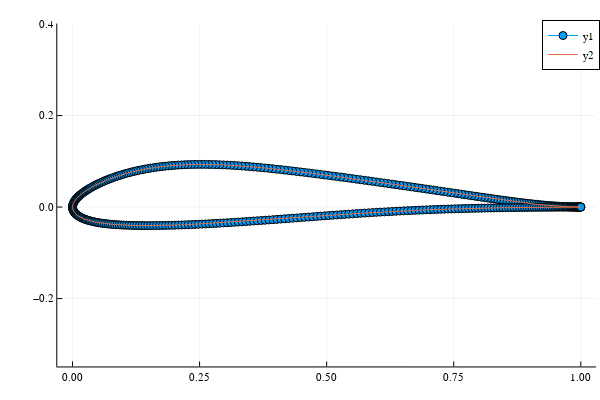

The notebook cell this image was saved under:
### Code cell
plot(airfoil[:,1], airfoil[:,2], markershape = :circle, aspect_ratio = :equal)
plot!(first.([ panel.start for panel in panels ]), last.([ panel.start for panel in panels ]), aspect_ratio = :equal)

### Figure 1 — Plotly figure (JSON) as saved in the notebook; plotly's stock layout.template omitted (floating-point values rounded to 4 significant figures; data arrays with more than 128 entries replaced by an {"elided": "..."} marker saying what was removed)
{"data": [{"colorbar": {"title": ""}, "legendgroup": "y1", "line": {"color": "rgba(0, 154, 250, 1.000)", "dash": "solid", "shape": "linear", "width": 1}, "marker": {"color": "rgba(0, 154, 250, 1.000)", "line": {"color": "rgba(0, 0, 0, 1.000)", "width": 1}, "size": 8, "symbol": "circle"}, "mode": "lines+markers", "name": "y1", "showlegend": true, "type": "scatter", "x": {"elided": "399 float values"}, "xaxis": "x", "y": {"elided": "399 float values"}, "yaxis": "y", "zmax": null, "zmin": null}, {"colorbar": {"title": ""}, "legendgroup": "y2", "line": {"color": "rgba(227, 111, 71, 1.000)", "dash": "solid", "shape": "linear", "width": 1}, "mode": "lines", "name": "y2", "showlegend": true, "type": "scatter", "x": {"elided": "398 float values"}, "xaxis": "x", "y": {"elided": "398 float values"}, "yaxis": "y", "zmax": null, "zmin": null}], "layout": {"annotations": [], "height": 400, "legend": {"bgcolor": "rgba(255, 255, 255, 1.000)", "bordercolor": "rgba(0, 0, 0, 1.000)", "borderwidth": 1, "font": {"color": "rgba(0, 0, 0, 1.000)", "family": "sans-serif", "size": 11}, "tracegroupgap": 0, "traceorder": "normal", "x": 1, "xanchor": "auto", "y": 1, "yanchor": "auto"}, "margin": {"b": 20, "l": 0, "r": 0, "t": 20}, "paper_bgcolor": "rgba(255, 255, 255, 1.000)", "plot_bgcolor": "rgba(255, 255, 255, 1.000)", "showlegend": true, "width": 600, "xaxis": {"anchor": "y", "domain": [0.09545, 0.9934], "gridcolor": "rgba(0, 0, 0, 0.100)", "gridwidth": 0.5, "linecolor": "rgba(0, 0, 0, 1.000)", "mirror": false, "range": [-0.03, 1.03], "showgrid": true, "showline": true, "showticklabels": true, "tickangle": 0, "tickcolor": "rgb(0, 0, 0)", "tickfont": {"color": "rgba(0, 0, 0, 1.000)", "family": "sans-serif", "size": 11}, "tickmode": "array", "ticks": "inside", "ticktext": ["0.00", "0.25", "0.50", "0.75", "1.00"], "tickvals": [0, 0.25, 0.5, 0.75, 1], "title": "", "titlefont": {"color": "rgba(0, 0, 0, 1.000)", "family": "sans-serif", "size": 15}, "type": "-", "visible": true, "zeroline": false, "zerolinecolor": "rgba(0, 0, 0, 1.000)"}, "yaxis": {"anchor": "x", "domain": [0.03762, 0.9902], "gridcolor": "rgba(0, 0, 0, 0.100)", "gridwidth": 0.5, "linecolor": "rgba(0, 0, 0, 1.000)", "mirror": false, "range": [-0.3484, 0.4012], "showgrid": true, "showline": true, "showticklabels": true, "tickangle": 0, "tickcolor": "rgb(0, 0, 0)", "tickfont": {"color": "rgba(0, 0, 0, 1.000)", "family": "sans-serif", "size": 11}, "tickmode": "array", "ticks": "inside", "ticktext": ["−0.2", "0.0", "0.2", "0.4"], "tickvals": [-0.2, 0, 0.2, 0.4], "title": "", "titlefont": {"color": "rgba(0, 0, 0, 1.000)", "family": "sans-serif", "size": 15}, "type": "-", "visible": true, "zeroline": false, "zerolinecolor": "rgba(0, 0, 0, 1.000)"}}}
